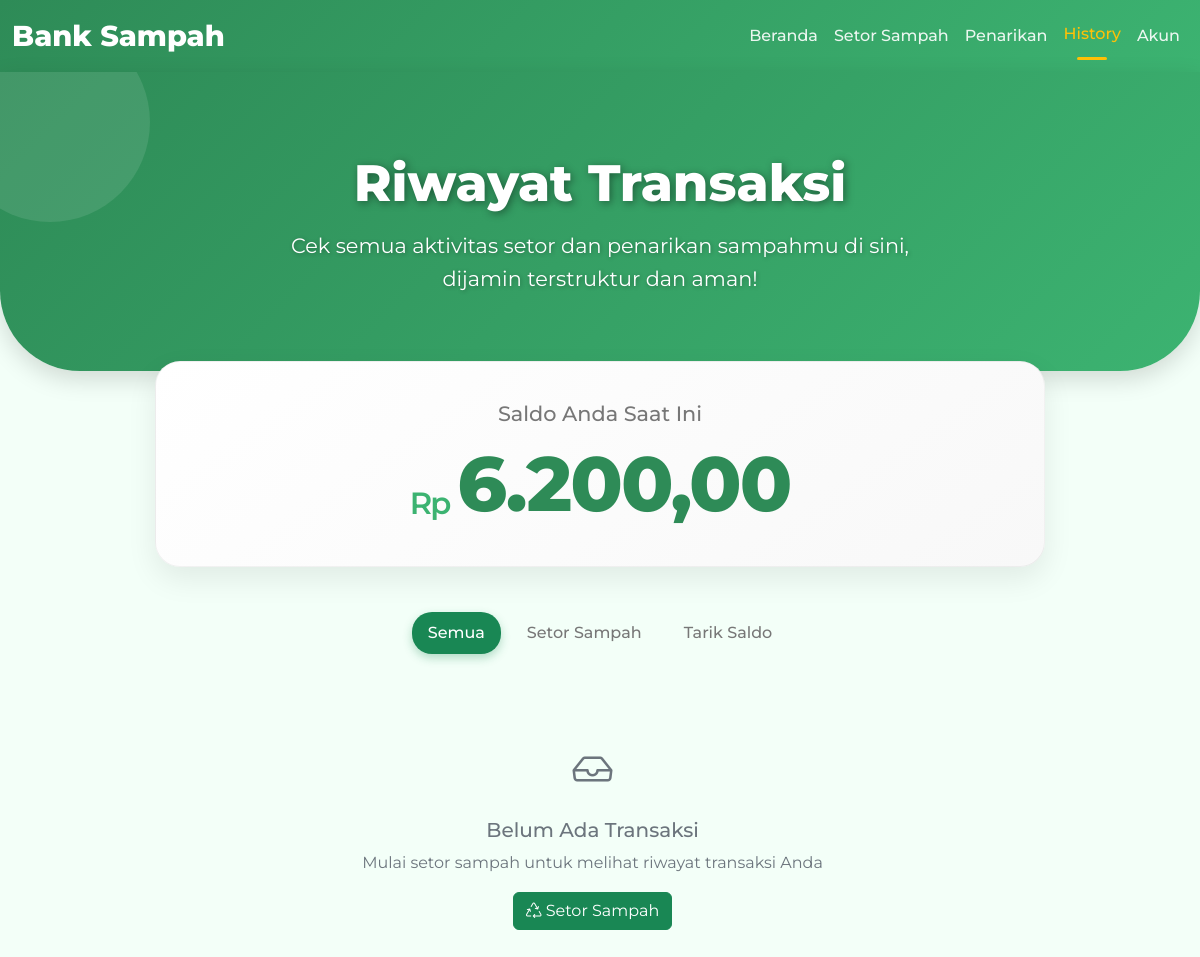
Before: /history.php (signed in) with the older database file.
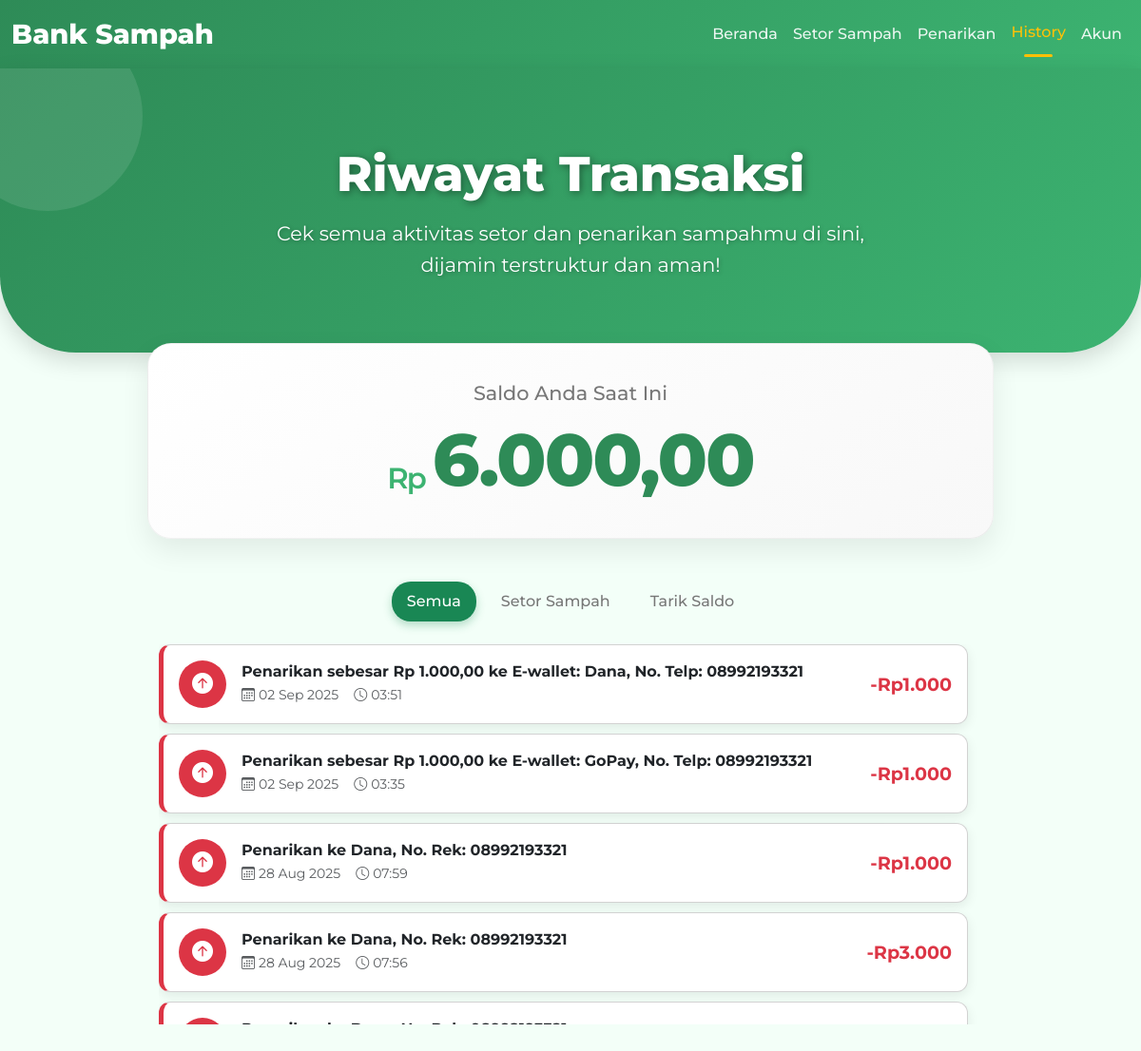
After: the same page with the newer database file.
### tables this page shows
CREATE TABLE `saldo` (
  `id` int(11) NOT NULL,
  `user_id` int(11) NOT NULL,
  `total_saldo` decimal(12,2) DEFAULT 0.00,
  `updated_at` timestamp NOT NULL DEFAULT current_timestamp() ON UPDATE current_timestamp()
);

CREATE TABLE `riwayat_transaksi` (
  `id` int(11) NOT NULL,
  `user_id` int(11) NOT NULL,
  `jenis_transaksi` varchar(50) NOT NULL,
  `jumlah` decimal(12,2) NOT NULL,
  `keterangan` text DEFAULT NULL,
  `tanggal_transaksi` timestamp NOT NULL DEFAULT current_timestamp()
);

### history.php (the view, shortened to what this page needs)
<?php
include "conn.php";
$user_id = $_SESSION['user_id'];
$total_saldo = 0;
$saldo_stmt = mysqli_prepare($conn, "SELECT total_saldo FROM saldo WHERE user_id = ?");
mysqli_stmt_bind_param($saldo_stmt, "i", $user_id);
mysqli_stmt_execute($saldo_stmt);
$saldo_result = mysqli_stmt_get_result($saldo_stmt);
if ($saldo_result && mysqli_num_rows($saldo_result) > 0) {
    $saldo_data = mysqli_fetch_assoc($saldo_result);
    $total_saldo = $saldo_data['total_saldo'] ?? 0;
}
$limit = 10;
$transaksi_stmt = mysqli_prepare($conn, "SELECT id, jenis_transaksi, jumlah, keterangan, tanggal_transaksi FROM riwayat_transaksi WHERE user_id = ? ORDER BY tanggal_transaksi DESC LIMIT ?");
mysqli_stmt_bind_param($transaksi_stmt, "ii", $user_id, $limit);
mysqli_stmt_execute($transaksi_stmt);
$result = mysqli_stmt_get_result($transaksi_stmt);
$check_columns = mysqli_query($conn, "DESCRIBE riwayat_transaksi");
$columns = [];
if ($check_columns) {
    while ($col = mysqli_fetch_assoc($check_columns)) {
        $columns[] = $col['Field'];
    }
}
?>
<!DOCTYPE html>
<html lang="id">
<head>
    <link href="https://cdn.jsdelivr.net/npm/bootstrap@5.3.0/dist/css/bootstrap.min.css" rel="stylesheet">
    <link rel="stylesheet" href="https://cdnjs.cloudflare.com/ajax/libs/font-awesome/5.15.4/css/all.min.css">
    <link rel="stylesheet" href="https://cdn.jsdelivr.net/npm/bootstrap-icons@1.11.1/font/bootstrap-icons.css">
    <link rel="stylesheet" href="https://cdnjs.cloudflare.com/ajax/libs/animate.css/4.1.1/animate.min.css">
</head>
<body>
<nav class="navbar navbar-expand-lg navbar-dark desktop-navbar">
    <div class="container-fluid">
        <a class="navbar-brand" href="#">Bank Sampah</a>
        <div class="collapse navbar-collapse" id="navbarNav">
            <ul class="navbar-nav ms-auto">
                <?php $current_page = basename($_SERVER['PHP_SELF']); ?>
                <li class="nav-item"><a class="nav-link <?php echo ($current_page == 'beranda.php' ? 'active' : ''); ?>" href="beranda.php">Beranda</a></li>
                     <li class="nav-item"><a class="nav-link <?php echo ($current_page == 'harga.php' ? 'active' : ''); ?>" href="harga.php">Setor Sampah</a></li>
                                <li class="nav-item"><a class="nav-link <?php echo ($current_page == 'saldo.php' ? 'active' : ''); ?>" href="saldo.php">Penarikan</a></li>
                <li class="nav-item"><a class="nav-link <?php echo ($current_page == 'history.php' ? 'active' : ''); ?>" href="history.php">History</a></li>
                <li class="nav-item"><a class="nav-link <?php echo ($current_page == 'profile.php' ? 'active' : ''); ?>" href="profile.php">Akun</a></li>
            </ul>
        </div>
    </div>
</nav>
<div class="header">
    <h1>Riwayat Transaksi</h1>
    <p>Cek semua aktivitas setor dan penarikan sampahmu di sini, dijamin terstruktur dan aman!</p>
</div>
<div class="main-container">
    <div class="main-content">
        <div class="saldo-card">
            <h2>Saldo Anda Saat Ini</h2>
            <p class="total-amount"><?php echo number_format($total_saldo, 2, ',', '.'); ?></p>
        </div>
<div class="container" style="padding-top: 20px;"> <?php if (in_array('jenis_transaksi', $columns)): ?>
    <ul class="nav nav-pills filter-tabs justify-content-center mb-4" id="filterTabs">
        <li class="nav-item">
            <a class="nav-link active" href="#" data-filter="all">Semua</a>
        </li>
        <li class="nav-item">
            <a class="nav-link" href="#" data-filter="setor">Setor Sampah</a>
        </li>
        <li class="nav-item">
            <a class="nav-link" href="#" data-filter="tarik">Tarik Saldo</a>
        </li>
    </ul>
    <?php endif; ?>
    <div id="transactionList" class="transaction-container">
        <?php
        if ($result && mysqli_num_rows($result) > 0) {
            while ($row = mysqli_fetch_assoc($result)):
                $jenis = $row['jenis_transaksi'] ?? 'setor';
                $deskripsi = htmlspecialchars($row['keterangan'] ?? 'Transaksi Bank Sampah');
                $amount = floatval($row['jumlah'] ?? 0);
        ?>
        <div class="card transaction-item <?= $jenis ?>"
            data-jenis="<?= $jenis ?>"
            data-bs-toggle="modal"
            data-bs-target="#detailModal<?= $row['id'] ?>">
            <div class="card-body py-3">
                <div class="d-flex align-items-center">
                    <div class="flex-shrink-0 me-3">
                        <div class="transaction-icon <?= $jenis=='setor' ? 'setor-icon' : 'tarik-icon' ?>">
                            <?php if($jenis == 'setor'): ?>
                                <i class="bi bi-arrow-down-circle-fill"></i>
                            <?php else: ?>
                                <i class="bi bi-arrow-up-circle-fill"></i>
                            <?php endif; ?>
                        </div>
                    </div>
                    <div class="flex-grow-1 transaction-details">
                        <h6 class="mb-1 fw-bold"><?= $deskripsi ?></h6>
                        <div class="d-flex align-items-center text-muted small mt-1">
                            <i class="bi bi-calendar3 me-1"></i>
                            <span class="me-3"><?= date("d M Y", strtotime($row['tanggal_transaksi'])) ?></span>
                            <i class="bi bi-clock me-1"></i>
                            <span><?= date("H:i", strtotime($row['tanggal_transaksi'])) ?></span>
                        </div>
                    </div>
                    <div class="flex-shrink-0 text-end">
                        <h5 class="mb-0 transaction-amount <?= $jenis=='setor' ? 'text-success' : 'text-danger' ?>">
                            <?= $jenis=='setor' ? '+' : '-' ?>Rp<?= number_format($amount, 0, ',', '.') ?>
                        </h5>
                    </div>
                </div>
            </div>
        </div>
        <?php endwhile;
        } else { ?>
        <div class="empty-state">
            <i class="bi bi-inbox fs-1 mb-3 d-block"></i>
            <h5>Belum Ada Transaksi</h5>
            <p>Mulai setor sampah untuk melihat riwayat transaksi Anda</p>
            <a href="harga.php" class="btn btn-success">
                <i class="bi bi-recycle me-1"></i>Setor Sampah
            </a>
        </div>
        <?php } ?>
    </div>
</div>
</body>
</html>

### history.php (style rules this page uses)
:root { --primary-green: #2e8b57; --secondary-green: #3cb371; --accent-yellow: #ffc107; --bg-light: #f3fff8; --card-background: #ffffff; --text-dark: #333333; --text-light: #777777; --white: #ffffff; --shadow-light: rgba(0, 0, 0, 0.08); --shadow-medium: rgba(0, 0, 0, 0.15); --gradient-main: linear-gradient(135deg, var(--primary-green) 0%, var(--secondary-green) 100%); }
body { font-family: 'Montserrat', sans-serif; background-color: var(--bg-light); color: var(--text-dark); padding-bottom: 70px; line-height: 1.6; overflow-x: hidden; }
.main-container { max-width: 960px; margin: auto; padding: 20px 15px; }
.desktop-navbar { background: var(--gradient-main); box-shadow: 0 2px 10px var(--shadow-medium); }
.desktop-navbar .navbar-brand { font-weight: 800; font-size: 1.8rem; color: var(--white); transition: transform 0.3s ease; }
.desktop-navbar .nav-link { color: rgba(255, 255, 255, 0.9) !important; font-weight: 500; transition: color 0.3s, transform 0.3s; position: relative; }
.desktop-navbar .nav-link:hover, .desktop-navbar .nav-link.active { color: var(--accent-yellow) !important; transform: translateY(-2px); }
.desktop-navbar .nav-link.active::after { content: ''; position: absolute; left: 50%; bottom: -5px; transform: translateX(-50%); width: 30px; height: 3px; background-color: var(--accent-yellow); border-radius: 2px; }
.header { background: var(--gradient-main); color: var(--white); padding: 80px 20px 60px; text-align: center; border-bottom-left-radius: 80px; border-bottom-right-radius: 80px; position: relative; z-index: 0; box-shadow: 0 8px 25px var(--shadow-medium); overflow: hidden; margin-bottom: -50px; }
.header::before { content: ''; position: absolute; top: -50px; left: -50px; width: 200px; height: 200px; background: rgba(255, 255, 255, 0.1); border-radius: 50%; transform: rotate(45deg); }
.header h1 { font-size: 3.2rem; font-weight: 800; margin: 0; text-shadow: 2px 2px 8px rgba(0,0,0,0.4); animation: fadeInDownCustom 1s ease-out; }
.header p { font-size: 1.3rem; font-weight: 400; margin-top: 15px; max-width: 700px; margin-left: auto; margin-right: auto; text-shadow: 1px 1px 4px rgba(0,0,0,0.3); animation: fadeInUpCustom 1s ease-out; }
.main-content { position: relative; z-index: 1; padding: 20px; }
.saldo-card, .info-card, .form-card { background: var(--card-background); border-radius: 25px; box-shadow: 0 12px 30px var(--shadow-light); padding: 30px; margin-bottom: 25px; transition: transform 0.3s ease, box-shadow 0.3s ease; }
.saldo-card { text-align: center; padding: 40px; background: linear-gradient(145deg, var(--card-background), #f8f8f8); border: 1px solid rgba(0,0,0,0.05); }
.saldo-card .total-amount { font-size: 4.8rem; color: var(--primary-green); font-weight: 800; margin: 0; letter-spacing: -2px; position: relative; display: flex; align-items: flex-end; justify-content: center; line-height: 1.1; }
.saldo-card .total-amount::before { content: 'Rp'; font-size: 0.4em; font-weight: 600; position: relative; margin-right: 8px; line-height: 1; color: var(--secondary-green); transform: translateY(-8px); }
.saldo-card h2 { font-size: 1.3rem; color: var(--text-light); font-weight: 500; margin-bottom: 15px; }
.transaction-item { border-radius: 12px; margin-bottom: 10px; background: var(--card-background); box-shadow: 0 4px 12px rgba(0, 0, 0, 0.08); transition: all 0.3s ease; cursor: pointer; border-left: 5px solid transparent; }
.transaction-item.tarik { border-left-color: #dc3545; }
.transaction-icon { width: 50px; height: 50px; border-radius: 50%; display: flex; align-items: center; justify-content: center; font-size: 22px; color: white; transition: background-color 0.3s ease; }
.transaction-icon.tarik-icon { background-color: #dc3545; }
.transaction-details { flex-grow: 1; }
.transaction-amount { font-size: 1.2rem; font-weight: bold; }
.filter-tabs .nav-link { border-radius: 20px; margin: 0 5px; font-weight: 500; color: var(--text-light); transition: all 0.3s ease; }
.filter-tabs .nav-link.active { background: #198754; color: white; box-shadow: 0 4px 10px rgba(25, 135, 84, 0.3); }
.transaction-container { max-height: 400px; overflow-y: auto; padding-right: 15px; }
@media (min-width: 992px) { .desktop-navbar { display: flex; } }
.empty-state { text-align: center; padding: 60px 20px; color: #6c757d; }

Changed rows visible on the page:
changed saldo: total_saldo "6.200,00" → "6.000,00"
added riwayat_transaksi: jenis_transaksi "tarik" (drawn), keterangan "Penarikan sebesar Rp 1.000,00 ke E-wallet: Dana, No. Telp: 08992193321", tanggal_transaksi "02 Sep 2025", tanggal_transaksi "03:51", jumlah "1.000"
added riwayat_transaksi: jenis_transaksi "tarik" (drawn), keterangan "Penarikan sebesar Rp 1.000,00 ke E-wallet: GoPay, No. Telp: 08992193321", tanggal_transaksi "02 Sep 2025", tanggal_transaksi "03:35", jumlah "1.000"
added riwayat_transaksi: jenis_transaksi "tarik" (drawn), keterangan "Penarikan ke Dana, No. Rek: 08992193321", tanggal_transaksi "28 Aug 2025", tanggal_transaksi "07:59", jumlah "1.000"
added riwayat_transaksi: jenis_transaksi "tarik" (drawn), keterangan "Penarikan ke Dana, No. Rek: 08992193321", tanggal_transaksi "28 Aug 2025", tanggal_transaksi "07:56", jumlah "3.000"
Other visible differences:
text no longer shown: "Belum Ada Transaksi Mulai setor sampah untuk melihat riwayat transaksi Anda Setor Sampah"
